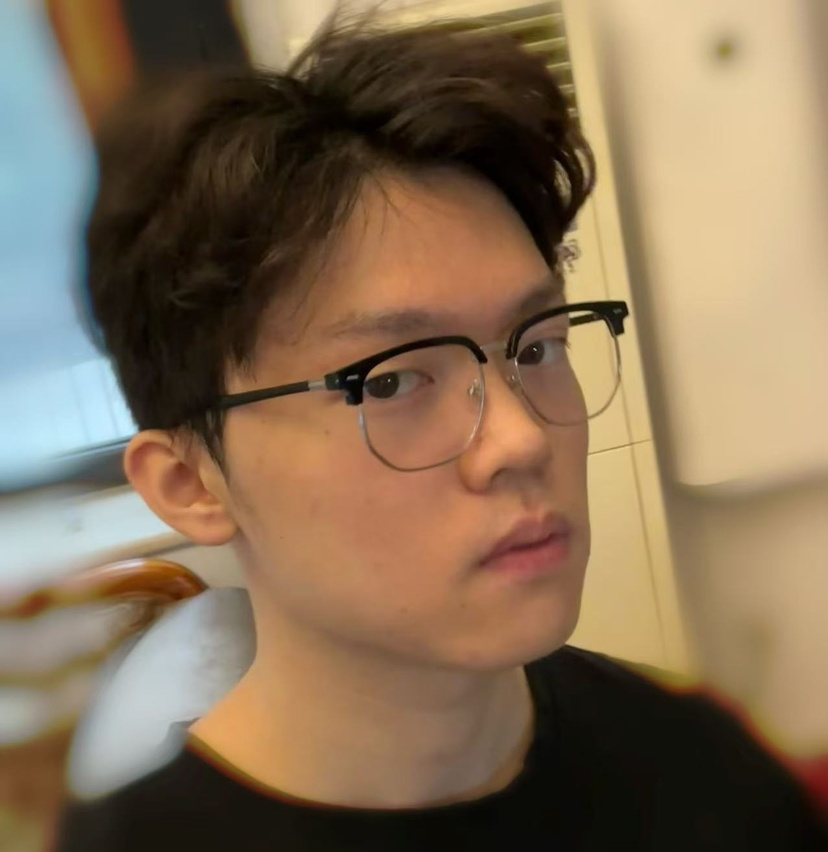
#> input picture test_dhq.jpeg, 828 x 852 px, shrunk from 1276 x 1314 before the run
$ python -i one_last_kiss.py   (imports and definitions only)
#> lines starting #> are read from the running program, lines starting #| are printed output that depends on the picture
#> further down, picture is the input picture: shape (852, 828, 3); mean B, G, R 85, 110.3, 132.1
import numpy as np
import matplotlib.pyplot as plt
import cv2
import random
from PIL import Image
from colorsys import hsv_to_rgb

def render(img_rgb):
    img_gray = cv2.cvtColor(img_rgb, cv2.COLOR_BGR2GRAY)
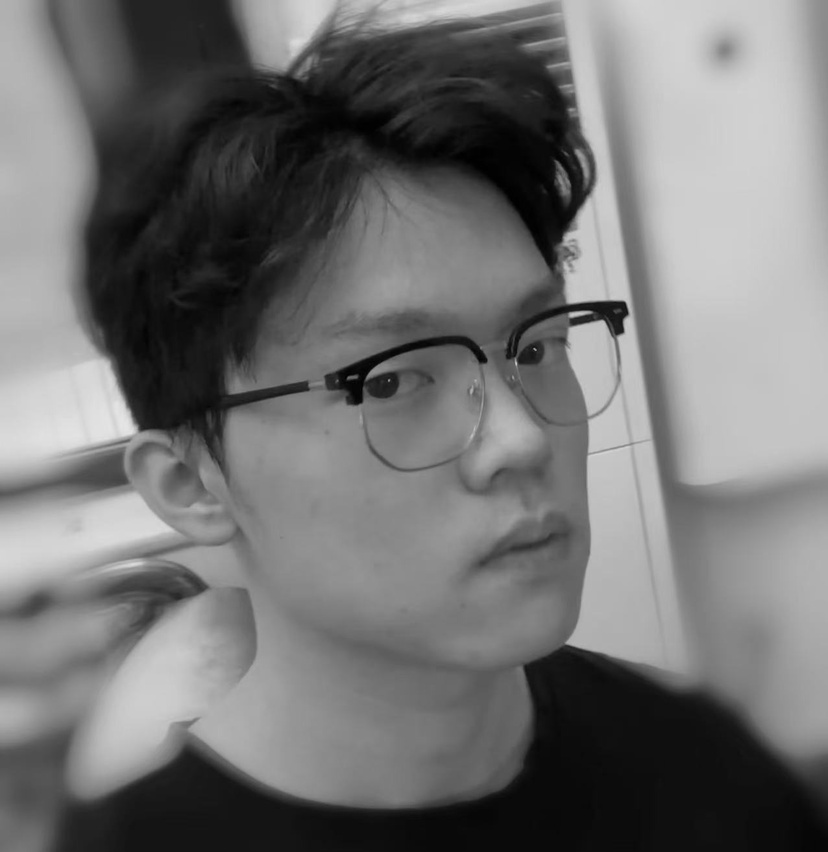
#> img_gray: shape (852, 828); min 0, max 229, mean 114
    img_blur = cv2.GaussianBlur(img_gray, (25, 25), 0, 0)
    img_blend = cv2.divide(img_gray, img_blur, scale=256)
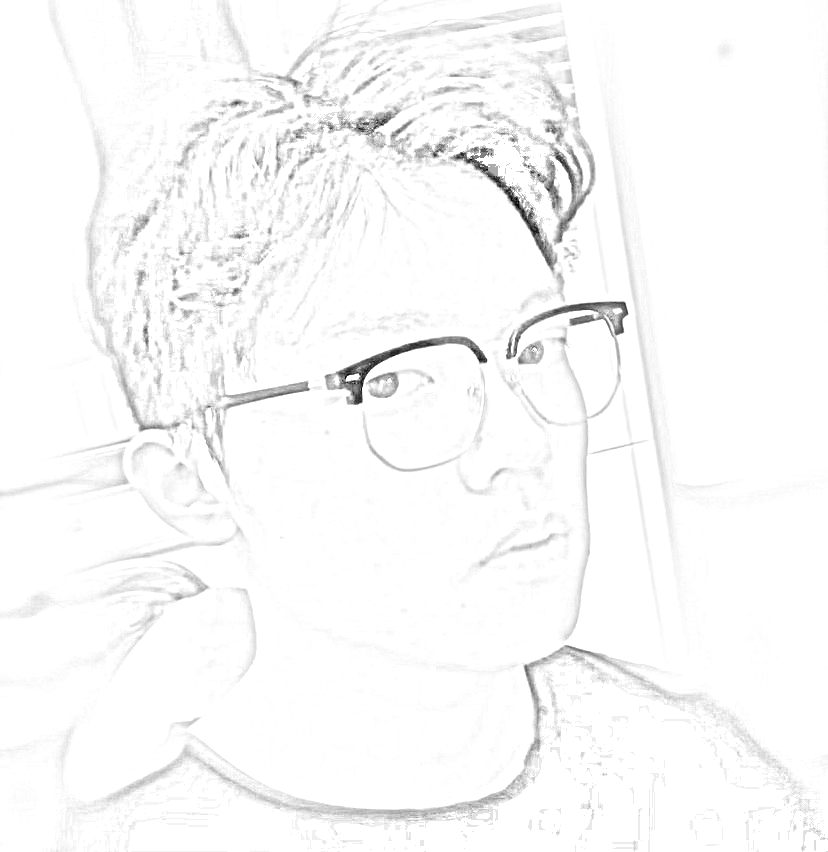
#> img_blend: shape (852, 828); min 0, max 255, mean 249.2
    img_blend = cv2.cvtColor(img_blend, cv2.COLOR_GRAY2BGR)
#> img_blend: shape (852, 828, 3)
    return img_blend

def rainbow_color_stops(height, width, start=5/10, end=9/10, theta=np.pi/16):
    colors = []
    for i in range(height):
        color = []
        for j in range(width):
            i_slope = i * np.cos(theta) - j * np.sin(theta)
            h = start + (end - start) * i_slope / height
            j_slope = i * np.sin(theta) + j * np.cos(theta)
            s = start + (end - start) * j_slope / width
            color.append(hsv_to_rgb(h, s, 0.8))
        colors.append(color)
    colors = np.array(colors, dtype=np.float32)  # Ensure the colors are float32
    return colors
def one_last_kiss(img_cv2):
    if img_cv2 is None:
        raise ValueError("Input image is None. Ensure the image is correctly loaded.")
    if not isinstance(img_cv2, np.ndarray):
        raise ValueError("Input image is not a valid numpy array.")

    height, width, _ = img_cv2.shape
    img_render = render(img_cv2)
    colors = rainbow_color_stops(height, width)

    img_render2 = img_render.copy().astype(np.float32)  # Ensure the image is float32
    img_render2 = img_render2 / 255.0
    for i in range(height):
        for j in range(width):
            if img_render2[i, j, :].sum() < 2.5:
                img_render2[i, j] = colors[i, j]
            else:
                img_render2[i, j] = [1, 1, 1]

    img_render2 = (img_render2 * 255).astype(np.uint8)  # Convert back to uint8 for PIL
    img = Image.fromarray(img_render2)
    #out=f"Pipelines/generated_imgs/final_img_{random.randint(1, 10000000000)}.png"
    #img.save(out)
    return img

>>> import cv2
>>> picture = cv2.imread('../../test_dhq.jpeg')
>>> result = render(picture)
